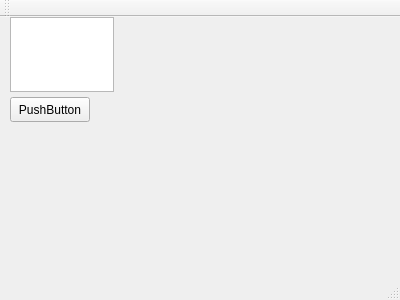
<?xml version="1.0" encoding="UTF-8"?>
<ui version="4.0">
 <class>MainWindow</class>
 <widget class="QMainWindow" name="MainWindow">
  <property name="geometry">
   <rect>
    <x>0</x>
    <y>0</y>
    <width>400</width>
    <height>300</height>
   </rect>
  </property>
  <property name="windowTitle">
   <string>MainWindow</string>
  </property>
  <widget class="QWidget" name="centralWidget">
   <widget class="QPushButton" name="pushButton">
    <property name="geometry">
     <rect>
      <x>10</x>
      <y>80</y>
      <width>80</width>
      <height>25</height>
     </rect>
    </property>
    <property name="text">
     <string>PushButton</string>
    </property>
   </widget>
   <widget class="QTextEdit" name="textEdit">
    <property name="geometry">
     <rect>
      <x>10</x>
      <y>0</y>
      <width>104</width>
      <height>75</height>
     </rect>
    </property>
   </widget>
  </widget>
  <widget class="QMenuBar" name="menuBar">
   <property name="geometry">
    <rect>
     <x>0</x>
     <y>0</y>
     <width>400</width>
     <height>22</height>
    </rect>
   </property>
  </widget>
  <widget class="QToolBar" name="mainToolBar">
   <attribute name="toolBarArea">
    <enum>TopToolBarArea</enum>
   </attribute>
   <attribute name="toolBarBreak">
    <bool>false</bool>
   </attribute>
  </widget>
  <widget class="QStatusBar" name="statusBar"/>
 </widget>
 <layoutdefault spacing="6" margin="11"/>
 <resources/>
 <connections/>
</ui>
